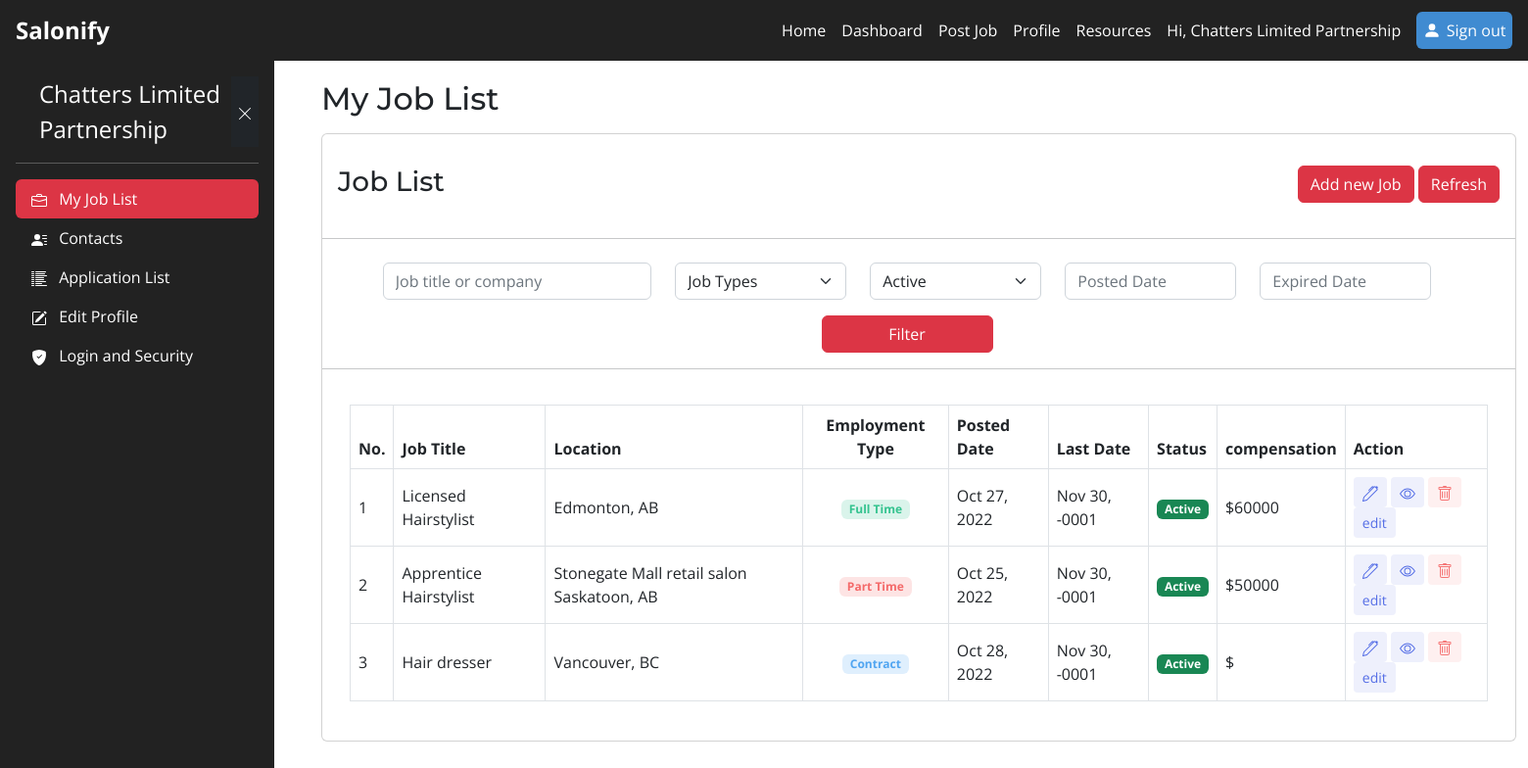
Page /application/employer/job-list?id=3 (signed in) on the committed database.
### tables this page shows
CREATE TABLE `employer` (
  `employer_id` int(11) NOT NULL,
  `user_id` int(11) NOT NULL,
  `business_name` varchar(100) NOT NULL,
  `business_category` varchar(50) NOT NULL,
  `description` text DEFAULT NULL,
  `address` varchar(60) DEFAULT NULL,
  `city` varchar(40) NOT NULL,
  `province` varchar(2) NOT NULL,
  `postal_code` varchar(7) NOT NULL,
  `profile_image` varchar(50) DEFAULT NULL,
  `banner_image` varchar(50) DEFAULT NULL,
  `business_size` varchar(25) DEFAULT NULL,
  `facebook` varchar(250) DEFAULT NULL,
  `instagram` varchar(250) DEFAULT NULL,
  `linkedin` varchar(250) DEFAULT NULL,
  `tiktok` varchar(250) DEFAULT NULL,
  `instagram_id` text DEFAULT NULL,
  `instagram_key` text DEFAULT NULL,
  `youtube` varchar(250) DEFAULT NULL,
  `website_url` varchar(250) DEFAULT NULL,
  `focus` varchar(100) DEFAULT NULL,
  `video` text DEFAULT NULL
);

CREATE TABLE `job` (
  `job_id` int(11) NOT NULL,
  `employer_id` int(11) NOT NULL,
  `title` varchar(100) NOT NULL,
  `description` text NOT NULL,
  `employment_type` tinyint(4) NOT NULL COMMENT '0 Full Time\r\n1 Part Time\r\n2 Contract\r\n3 Temporary\r\n4 Apprenticeship',
  `post_date` datetime NOT NULL DEFAULT current_timestamp(),
  `expiry_date` datetime NOT NULL,
  `address` varchar(60) DEFAULT NULL,
  `city` varchar(40) NOT NULL,
  `province` varchar(2) NOT NULL,
  `postal_code` varchar(7) NOT NULL,
  `status` tinyint(4) NOT NULL DEFAULT 1 COMMENT '0 Closed\r\n1 Active',
  `compensation` varchar(20) DEFAULT NULL,
  `premium_expiry` datetime DEFAULT NULL,
  `payment_type` varchar(30) DEFAULT NULL
);

### application/employer/includes/search-post.php (called while the page is built, shortened)
<?php
if (isset($_GET['job-search'])){
    $job_search = $_GET['job-search'];
    $search_part1 = "AND (title LIKE '%$job_search%' OR description LIKE '%$job_search%')";
} else {
    $search_part1 = "";
}
if (isset($_GET['job_types'])){
    $job_types = $_GET['job_types'];
    $search_part2 = "AND (employment_type LIKE '%$job_types%')";
} else {
    $search_part2 = "";
}
if (isset($_GET['status-search'])){
    $status_search = $_GET['status-search'];
    $search_part3 = "AND (status LIKE '%$status_search%')";
} else {
    $search_part3 = "";
}
if (isset($_GET['posted_by'])){
    $posted_by = $_GET['posted_by'];
    $search_part4 = "AND (post_date Like '%$posted_by%')";
} else {
    $search_part4 = "";
}
if (isset($_GET['expiry_by'])){
    $expiry_by = $_GET['expiry_by'];
    $search_part5 = "AND (expiry_date Like '%$expiry_by%')";
} else {
    $search_part5 = "";
}
?>

### application/employer/job-list.php (the view, shortened to what this page needs)
<?php
include("../includes/job_connect.php");
include("../includes/utils.php");
include 'includes/search-post.php';
if (isset($_GET['id'])) {
    $id = $_GET['id'];
}
$employer_id = $_SESSION['employer_id'];
$limit = 10;
$count_sql ="SELECT COUNT(*) from job where employer_id = $employer_id $search_part1 $search_part2 $search_part3 $search_part4 $search_part5";
$count_result = mysqli_query($jobConn, $count_sql);
$count_row = mysqli_fetch_row($count_result);
$count_of_records = $count_row[0];
if ($count_of_records > $limit)
{
    $end = round($count_of_records % $limit, 0);
    $splits = round(($count_of_records - $end) / $limit, 0);
    if ($end !=0)
    {
        $number_of_pages = $splits + 1;
    }
    else
    {
        $number_of_pages = $splits;
    }
    $start_position = ($page * $limit) - $limit;
    $limit_string = "LIMIT $start_position, $limit";
} else {
    $limit_string = "LIMIT 0, $limit";
}
?>
<?php
include("../includes/header.php");
?>
<body>
    <main>
        <div class="d-flex">
            <div class="hamburger-sticky" id="hamburger-position">
            </div>
            <?php
            $employer_name = "SELECT * from employer where employer_id = $employer_id";
            $employer_name1 = $jobConn->query($employer_name);
            $row1 = $employer_name1->fetch_assoc()
            ?>
            <div class="d-flex flex-column flex-shrink-0 p-3 text-white side-bar  side-bar-sticky side-bar-hide active-side-bar" style="width: 280px;" id="try">
                <div class="d-flex flex-row justify-content-between">
                    <a href="#" class="d-flex align-items-center mb-3 mb-md-0 me-md-auto text-white text-decoration-none ms-lg-4">
                        <span class="fs-4"><?php echo ucfirst($row1['business_name']) ?></span>
                    </a>
                    <button class="bg-dark text-white border-0 w-0" onclick="hide()"><svg xmlns="http://www.w3.org/2000/svg" width="16" height="16" fill="currentColor" class="bi bi-x-lg" viewBox="0 0 16 16">
                            <path d="M2.146 2.854a.5.5 0 1 1 .708-.708L8 7.293l5.146-5.147a.5.5 0 0 1 .708.708L8.707 8l5.147 5.146a.5.5 0 0 1-.708.708L8 8.707l-5.146 5.147a.5.5 0 0 1-.708-.708L7.293 8 2.146 2.854Z" />
                        </svg></button>
                </div>
                <hr>
                <ul class="nav nav-pills flex-column mb-auto">
                    <li class="nav-item">
                        <a href="job-list?id=<?php echo $id ?>" class="nav-link bg-danger text-white">
                            My Job List
                        </a>
                    </li>
                    <li>
                        <a href="contacts?id=<?php echo $id ?>" class="nav-link text-white">
                            Contacts
                        </a>
                    </li>
                    <li>
                        <a href="applicant-list?id=<?php echo $id ?>" class="nav-link text-white">
                            Application List
                        </a>
                    </li>
                    <li>
                        <a href="edit-profile?id=<?php echo $id ?>" class="nav-link text-white">
                            Edit Profile
                        </a>
                    </li>
                    <li>
                        <a href="login-security?id=<?php echo $id ?>" class="nav-link text-white">
                            Login and Security
                        </a>
                    </li>
                </ul>
            </div>
            <div class="container-fluid ps-5 pt-1">
                <div class="mt-3 mb-3">
                    <h2>My Job List</h2>
                </div>
                <div class="card mb-4">
                    <div class="card-body d-flex flex-row justify-content-between mt-3">
                        <h3>Job List</h3>
                        <div><a class="btn btn-danger" href="new-job?id=<?php echo $id ?>">Add new Job</a>
                            <a class="btn btn-danger" href="job-list.php?id=<?php echo $id ?>">Refresh</a>
                        </div>
                    </div>
                    <hr>
                    <?php include "includes/job-search-form.php" ?>
                    <?php
                    $list_sql = "SELECT title, address, description, post_date, expiry_date, city, province,
                                status, compensation, job_id, employment_type  From job
where employer_id = $employer_id $search_part1 $search_part2 $search_part3 $search_part4 $search_part5 $limit_string";
                    $list_result = $jobConn->query($list_sql);
                    ?>
                    <hr>
                    <div class="container-fluid pt-1">
                        <div>
                            <div class="card-body d-flex justify-content-between row ">
                                <div class="table-responsive">
                                    <table class="table table-bordered align-middle nowrap">
                                        <?php if ($list_result->num_rows > 0) : ?>
                                            <thead>
                                                <tr>
                                                    <th>No.</th>
                                                    <th>Job Title</th>
                                                    <th>Location</th>
                                                    <th style="text-align: center;">Employment Type</th>
                                                    <th>Posted Date</th>
                                                    <th>Last Date</th>
                                                    <th>Status</th>
                                                    <th>compensation</th>
                                                    <th>Action</th>
                                                </tr>
                                            </thead>
                                            <tbody>
                                                <?php
                                                $i = 1;
                                                while ($row = $list_result->fetch_assoc()) : ?>
                                                    <tr>
                                                        <td><?php echo $i;
                                                            $i++; ?></td>
                                                        <td><?php echo $row['title']; ?></td>
                                                        <td><?php echo $row['address'] . " " . $row['city'] . ", " . $row['province'] ?></td>
                                                        <td style="text-align: center;"> <?php
                                                                if ($row['employment_type'] == 0) {
                                                                    $type = '<span class="badge" style="background-color: rgba(52,195,143,.18); color: #34c38f">Full Time</span>';
                                                                } elseif ($row['employment_type'] == 1) {
                                                                    $type = '<span class="badge" style="background-color: rgba(244,106,106,.18); color: #f46a6a">Part Time</span>';
                                                                } elseif ($row['employment_type'] == 2) {
                                                                    $type = '<span class="badge" style="background-color: rgba(80,165,241,.18); color: #50a5f1">Contract</span>';
                                                                } elseif ($row['employment_type'] == 3) {
                                                                    $type = '<span class="badge" style="background-color: rgba(241,180,76,.18); color: #f1b44c">Temporary</span>';
                                                                } elseif ($row['employment_type'] == 4) {
                                                                    $type = '<span class="badge" style="background-color: #e3f5f4; color: #505e5d">Apprenticeship</span>';
                                                                } else {
                                                                    $type = 'invalid';
                                                                }
                                                                echo $type;
                                                                ?>
                                                        </td>
                                                        <td><?php $date_posted = $row['post_date'];
                                                            $format_date = date("M d, Y", strtotime($date_posted));
                                                            echo $format_date;
                                                            ?></td>
                                                        <td><?php $date_posted = $row['expiry_date'];
                                                            $format_date = date("M d, Y", strtotime($date_posted));
                                                            echo $format_date;
                                                            ?></td>
                                                        <td><?php
                                                            if ($row['status'] == 0) {
                                                                echo '<span class="badge bg-danger">Close</span>';
                                                            } else {
                                                                echo '<span class="badge bg-success">Active</span>';
                                                            }
                                                            ?>
                                                        <td>$<?php echo $row['compensation'] ?> </td>
                                                        <td>
                                                            <?php $job_id = $row['job_id']; ?>
                                                            <a class="btn btn-sm btn-soft-primary pencil-bg" href="new-job.php?job_id=<?php echo $job_id; ?>&id=<?php echo $id; ?>"></a>
                                                            <a class="btn btn-sm btn-soft-primary pencil-bg" href="../job-post?id=<?php echo $job_id ?>"></a>
                                                                <?php if ($row['status'] == 0) :?>
                                                            <a class="btn btn-sm btn-soft-danger deleteTrash"><svg xmlns="http://www.w3.org/2000/svg" width="16" height="16" fill="currentColor" class="bi bi-trash" viewBox="0 0 16 16">
                                                                    <path d="M5.5 5.5A.5.5 0 0 1 6 6v6a.5.5 0 0 1-1 0V6a.5.5 0 0 1 .5-.5zm2.5 0a.5.5 0 0 1 .5.5v6a.5.5 0 0 1-1 0V6a.5.5 0 0 1 .5-.5zm3 .5a.5.5 0 0 0-1 0v6a.5.5 0 0 0 1 0V6z" />
                                                                    <path fill-rule="evenodd" d="M14.5 3a1 1 0 0 1-1 1H13v9a2 2 0 0 1-2 2H5a2 2 0 0 1-2-2V4h-.5a1 1 0 0 1-1-1V2a1 1 0 0 1 1-1H6a1 1 0 0 1 1-1h2a1 1 0 0 1 1 1h3.5a1 1 0 0 1 1 1v1zM4.118 4 4 4.059V13a1 1 0 0 0 1 1h6a1 1 0 0 0 1-1V4.059L11.882 4H4.118zM2.5 3V2h11v1h-11z" />
                                                                </svg></a>
                                                                <?php else : ?>
                                                                    <a onclick="popupFunction(<?php echo $job_id ?>)" class="btn btn-sm btn-soft-danger deleteTrash"></a>
                                                                <?php endif ?>
                                                                <a class="btn btn-sm btn-soft-primary pencil-bg" href="/GREENTEAM2022/application/edit-questions?id=<?php echo $job_id ?>">edit</a>
                                                        </td>
                                                    <?php endwhile ?>
                                                    </tr>
                                            </tbody>
                                        <?php else : ?>
                                            <p>No Data found</p>
                                        <?php endif ?>
                                    </table>
                                </div>
                            </div>
                        </div>
                    </div>
                </div>
            </div>
        </div>
    </main>
        <?php include("../includes/no_footer.php"); ?>

### application/static/css/global.css (style rules this page uses)
* { font-family: "Open Sans", sans-serif; }
h1, h2, h3, h4, h5, h6 { font-family: "Montserrat", sans-serif; }
:root { --dark-red: #951D22; --light-red: #CD2027; --light-red-hover: #B21D23; --white: #FFFFFF; --off-white: #F4F5F7; --dark-grey: #222222; --blue: #027BCE; --blue-hover: #1B3768; }

### application/employer/job-list.php (style rules this page uses)
.side-bar { background-color: #222222; }
.side-bar-hide { max-width: 0; overflow: hidden; transition: all 0.15s ease-in-out; visibility: hidden; }
.side-bar-hide.active-side-bar { max-width: 280px; visibility: visible; height: 100vh; }
.side-bar-sticky { position: sticky; top: 0; height: 100vh; }
.hamburger-sticky { position: absolute; top: 0; height: 50vh; }
.pencil-bg { background-color: #eef0fc; color: #556ee6; }
.deleteTrash { background-color: #fef0f0; color: #f57575; }

### rows in the picture
employer: business_name "Chatters Limited Partnership"
job: title "Licensed Hairstylist", city "Edmonton", province "AB", employment_type "Full Time", post_date "Oct 27, 2022", expiry_date "Nov 30, -0001", status "Active", compensation "60000"
job: title "Apprentice Hairstylist", address "Stonegate Mall retail salon", city "Saskatoon", province "AB", employment_type "Part Time", post_date "Oct 25, 2022", expiry_date "Nov 30, -0001", status "Active", compensation "50000"
job: title "Hair dresser", city "Vancouver", province "BC", employment_type "Contract", post_date "Oct 28, 2022", expiry_date "Nov 30, -0001", status "Active"

### other values in the picture
$name "Chatters Limited Partnership"
